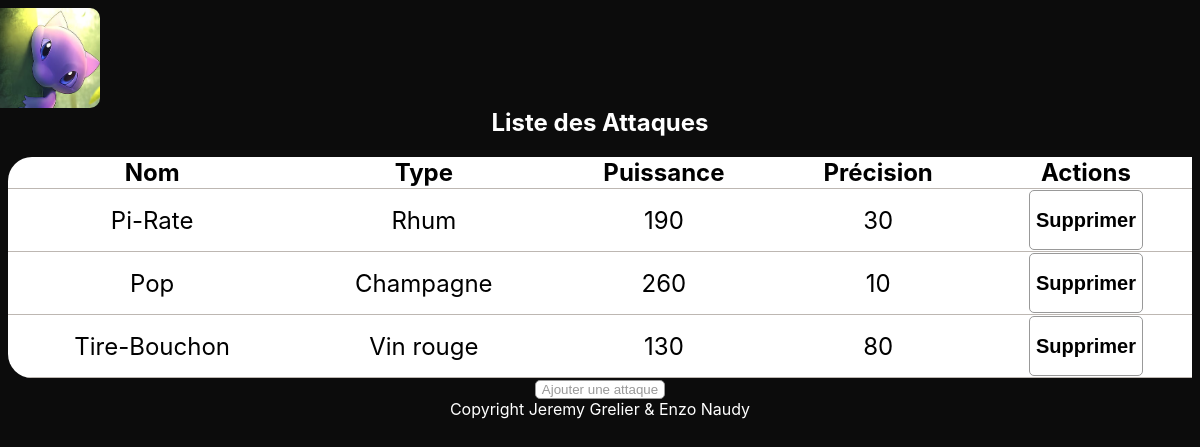
The app's page /Site/attaques.php, older data.
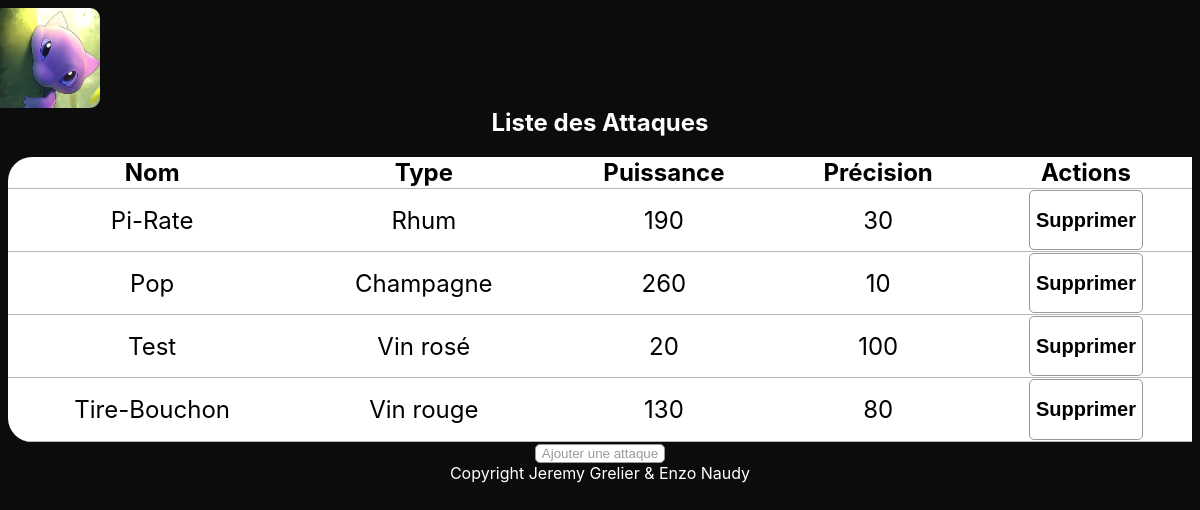
The same page, newer data.
### tables this page shows
CREATE TABLE IF NOT EXISTS `ATTAQUE` (
  `IdAttaque` int(11) NOT NULL AUTO_INCREMENT,
  `NomAttaque` text NOT NULL,
  `Puissance` int(11) NOT NULL,
  `Precision` int(11) NOT NULL,
  `TypeAttaque` int(11) NOT NULL,
  PRIMARY KEY (`IdAttaque`),
  KEY `TypeAttaque` (`TypeAttaque`)
);

CREATE TABLE IF NOT EXISTS `TYPE` (
  `IdType` int(11) NOT NULL AUTO_INCREMENT,
  `NomType` text NOT NULL,
  PRIMARY KEY (`IdType`)
);

### Site/attaques.php (the view, shortened to what this page needs)
<!DOCTYPE html>
<html>
 <head>
 <link rel="stylesheet" href="css/monsite.css" />
 </head>
 <body>
 <?php include "topnav.php" ?>
    <div class="listeEspece">
        <h2>Liste des Attaques</h2>
        <?php
        include "connect.php";  ?>
        <table>
          <tr>
        <th>Nom</th>
        <th>Type</th>
        <th>Puissance</th>
        <th>Précision</th>
        <th>Actions</th>
          </tr>
        <?php
          $requete = "select * from ATTAQUE, TYPE where ATTAQUE.TypeAttaque = TYPE.idType order by ATTAQUE.nomAttaque asc";
          if($res = $dbh->query($requete))
                $attaques =  $res->fetchAll();
                foreach($attaques as $att) {
                echo '<td>'.$att['NomAttaque'].'</td>';
                echo '<td>'.$att['NomType'].'</td>';
                echo '<td>'.$att['Puissance'].'</td>';
                echo '<td>'.$att['Precision'].'</td>';
                echo '<td><form method="post" action="./delete/deleteAttaque.php">
                      <button type="submit" name="btnEnvoiForm" title="Envoyer"><h2 style="color:black">Supprimer</h2></button>
                      <input type="hidden" name="id" value="'.$att['IdAttaque'].'"/>
                      <input type="hidden" name="id" value="'.$att['NomAttaque'].'"/>
                    </form></td>';
                }
        ?>
      </table>
      <button onclick="document.getElementById('mydialog').style.visibility='visible'">Ajouter une attaque</button>
   </div>
    <?php include "footer.php" ?>
 </body>
</html>

Row changes from the older to the newer data that the page shows:
added attaque: NomAttaque "Test", TypeAttaque.NomType "Vin rosé", Puissance "20", Precision "100"
